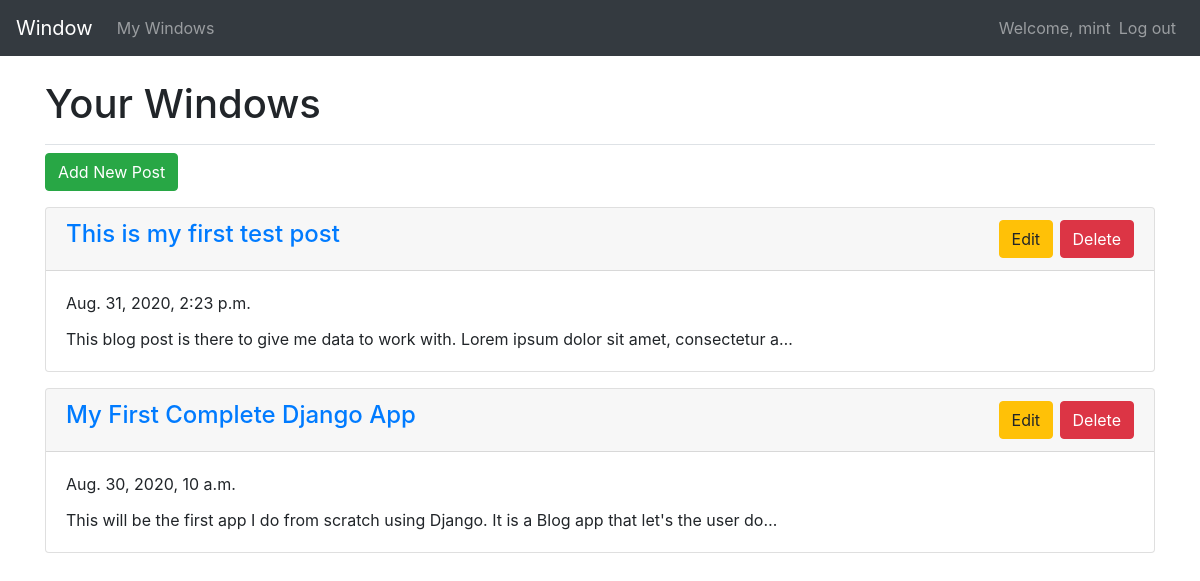
/blog (signed in), run on the app's committed database.
### blogs/models.py (models this page shows, shortened)
class BlogPost(models.Model):
  owner = models.ForeignKey(User, on_delete=models.CASCADE)
  title = models.CharField(max_length=100)
  content = models.TextField()
  date_added = models.DateTimeField(auto_now=True)

### blogs/views.py (the view)
# urls.py: path('blog', views.blog, name='blog'),
@login_required
def blog(request):
  posts = BlogPost.objects.filter(owner=request.user).order_by("-date_added")
  context = {'posts': posts}
  return render(request, 'blogs/blog.html', context)

### blogs/templates/blogs/blog.html (shortened to what this page needs)
{% extends 'blogs/base.html' %}
{% load tz %}
{% block page_header %}
  <h1>Your Windows</h1>
{% endblock page_header %}
{% block content %}
  <a href="{% url 'blogs:new_post' %}" class="btn btn-success mb-3">Add New
  Post</a>
  {% for post in posts %}
    <div class="card mb-3">
      <h4 class="card-header"><a href="{% url 'blogs:post' post.id %}">{{ post.title }}</a> <span class="float-right">
        <a href="{% url 'blogs:edit_post' post.id %}" class="btn btn-warning">Edit</a>
        <a href="{% url 'blogs:delete_post' post.id %}" class="btn btn-danger">Delete</a>
      </span></h4>
      <div class="card-body">
        <p class="card-title">{{ post.date_added|timezone:'US/Eastern'}}</p>
        <p class="card-text">{{ post.content|truncatechars:100 }}</p>
      </div>
    </div>
  {% empty %}
    <p>You have not posted anything yet.</p>
  {% endfor %}
{% endblock content %}

### blogs/templates/blogs/base.html (shortened to what this page needs)
{% load bootstrap4 %}
<!DOCTYPE html>
<html lang="en">
  <head>
    {% bootstrap_css %}
  </head>
  <body>
    <nav class="navbar navbar-expand-md navbar-dark bg-dark mb-4">
      <a class="navbar-brand" href="{% url 'blogs:index' %}">Window</a>
      <div class="collapse navbar-collapse" id="navbarCollapse">
        <ul class="navbar-nav mr-auto">
          <li class="nav-item">
            <a class="nav-link" href="{% url 'blogs:blog' %}">My Windows<span class="sr-only">(current)</span></a>
          </li>
        </ul>
        <ul class="navbar-nav ml-auto">
          {% if user.is_authenticated %}
            <li class="nav-item">
              <span class="navbar-text">Welcome, {{ user.username }}</span>
            </li>
            <li class="nav-item">
              <a class="nav-link" href="{% url 'users:logout' %}">Log out</a>
            </li>
          {% endif %}
        </ul>
      </div>
    </nav>
    <main role="main" class="container">
      <div class="pb-2 mb-2 border-bottom">
        {% block page_header %}
        {% endblock page_header %}
      </div>
      <div>
        {% block content %}
        {% endblock content %}
      </div>
    </main>
  </body>
</html>

### blogs/templates/blogs/base.html (style rules this page uses)
a { text-decoration:none !important }

### data on the page
BlogPost: title "This is my first test post", date_added "Aug. 31, 2020, 2:23 p.m.", content "This blog post is there to give me data to work with. Lorem ipsum dolor sit amet, consectetur a…"
BlogPost: title "My First Complete Django App", date_added "Aug. 30, 2020, 10 a.m.", content "This will be the first app I do from scratch using Django. It is a Blog app that let's the user do…"

### other printed values
{{ user.username }} "mint"
